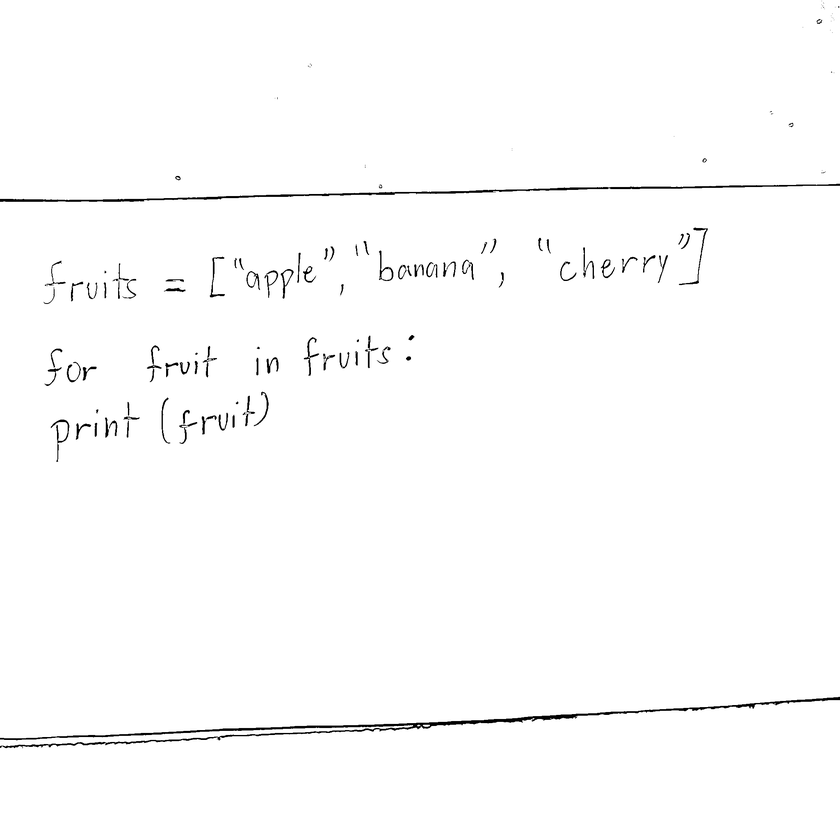
#> input picture temp_handwriting.png, 840 x 840 px, shrunk from 2048 x 2048 before the run
$ python -i handwriting_recognizer.py   (imports and definitions only)
#> lines starting #> are read from the running program, lines starting #| are printed output that depends on the picture; after the words box and inside, x2 and y2 are one past the last pixel; in counts of white or black regions, pixels touching at a corner belong together
import re
import cv2
import numpy as np
from PIL import Image
import pytesseract
import os  # Add this import

class HandwritingRecognizer:
    """Specialized recognizer for YOUR handwriting style"""

    # Character mapping based on your writing style
    CHAR_MAP = {
        'n': ['n', 'r', 'u'],
        'u': ['u', 'n'],
        'm': ['m', 'rn', 'nn'],
        'b': ['b', '6'],
        'e': ['e', 'c'],
        'a': ['a', 'o'],
        'o': ['o', 'a'],
        't': ['t', '+'],
        'f': ['f'],
        'p': ['p'],
        'r': ['r', 'n'],
        'i': ['i', 'l', '1'],
        'l': ['l', '1'],
        's': ['s', '5'],
        'd': ['d', 'cl'],
        'c': ['c'],
        'v': ['v'],
        'w': ['w', 'vv'],
        'y': ['y'],
        'x': ['x'],
        'z': ['z', '2'],
        '0': ['0', 'O'],
        '1': ['1', 'l', 'I'],
        '2': ['2', 'z'],
        '3': ['3'],
        '4': ['4'],
        '5': ['5', 's'],
        '6': ['6', 'b'],
        '7': ['7'],
        '8': ['8', 'B'],
        '9': ['9', 'g'],
    }

    @staticmethod
    def preprocess_your_handwriting(image_path):
        """Special preprocessing for your specific handwriting"""
#> called with image_path = 'temp_handwriting.png'
        try:
            # Read image
            img = cv2.imread(image_path)
#> img is the input picture: shape (840, 840, 3); min 0, max 255, mean 252.1
            if img is None:
                raise ValueError("Could not read image")

            # Convert to grayscale
            gray = cv2.cvtColor(img, cv2.COLOR_BGR2GRAY)

            # Increase contrast (your handwriting needs this)
            gray = cv2.convertScaleAbs(gray, alpha=2.0, beta=0)

            # Denoise but keep edges
            denoised = cv2.fastNlMeansDenoising(gray, None, 20, 7, 21)
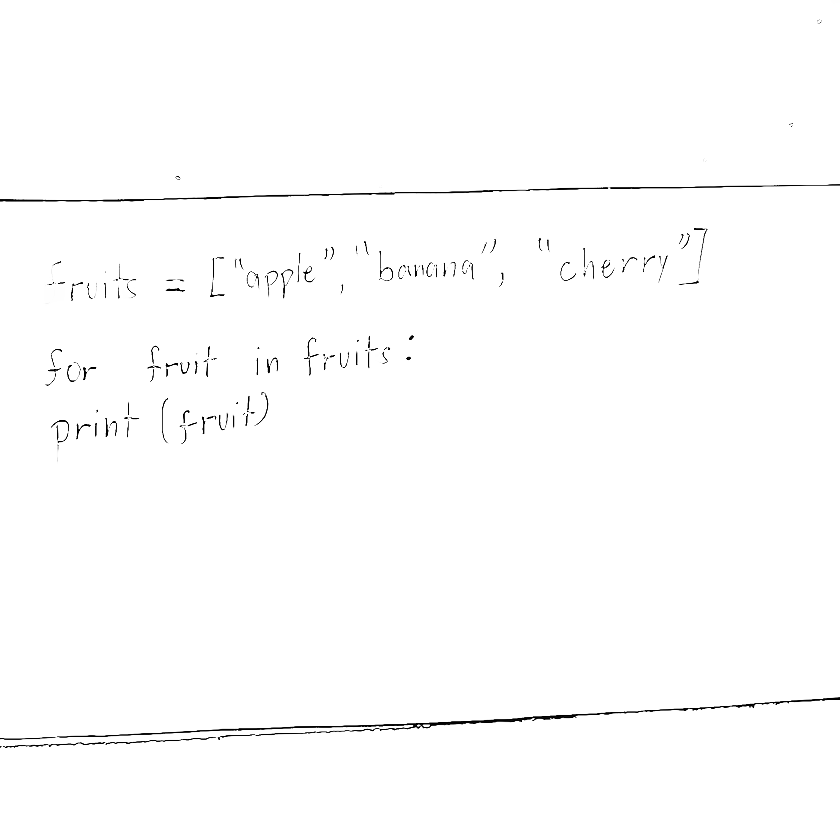
#> denoised: shape (840, 840); min 0, max 255, mean 253

            # Apply adaptive thresholding
            binary = cv2.adaptiveThreshold(denoised, 255, cv2.ADAPTIVE_THRESH_GAUSSIAN_C,
                                          cv2.THRESH_BINARY, 11, 2)
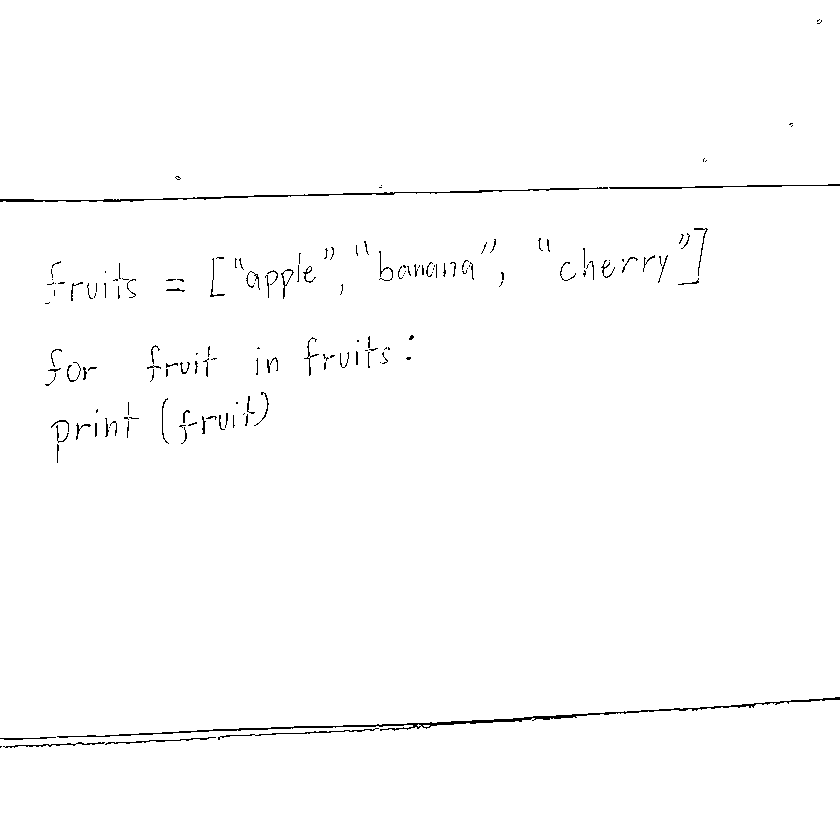
#> binary: shape (840, 840); 99% white; black in thin lines or dots, all inside (x1, y1, x2, y2) = (0, 19, 840, 748)

            # Dilate to connect broken strokes
            kernel = np.ones((2, 2), np.uint8)
            dilated = cv2.dilate(binary, kernel, iterations=1)
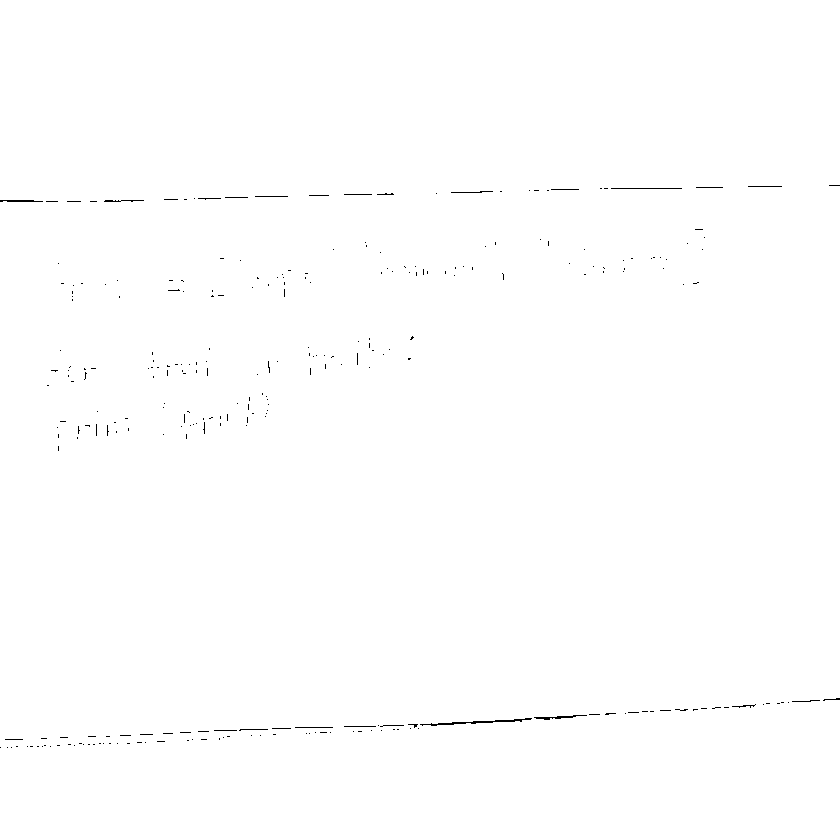
#> dilated: shape (840, 840); 99.7% white; black in thin lines or dots, all inside (x1, y1, x2, y2) = (0, 185, 840, 748)

            return dilated

        except Exception as e:
            raise Exception(f"Preprocessing failed: {str(e)}")

    # [106 lines left out: functions recognize_code, process, not called in this run]

>>> result = HandwritingRecognizer().preprocess_your_handwriting('temp_handwriting.png')
